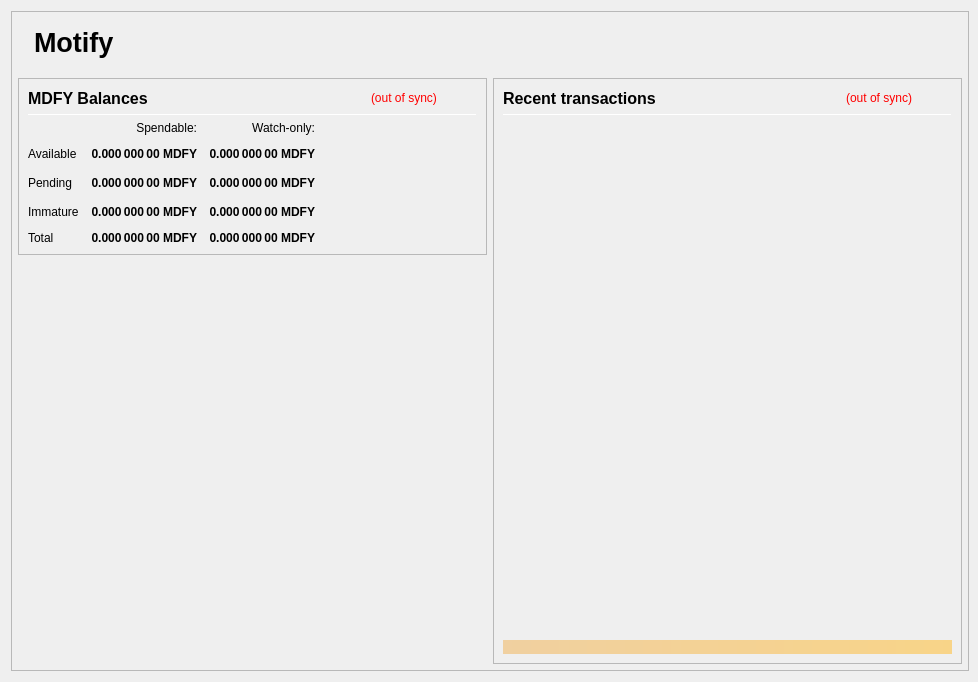
<?xml version="1.0" encoding="UTF-8"?>
<ui version="4.0">
 <class>OverviewPage</class>
 <widget class="QWidget" name="OverviewPage">
  <property name="geometry">
   <rect>
    <x>0</x>
    <y>0</y>
    <width>978</width>
    <height>682</height>
   </rect>
  </property>
  <property name="minimumSize">
   <size>
    <width>960</width>
    <height>682</height>
   </size>
  </property>
  <property name="font">
   <font>
    <weight>50</weight>
    <bold>false</bold>
   </font>
  </property>
  <property name="windowTitle">
   <string>Form</string>
  </property>
  <layout class="QVBoxLayout" name="topLayout" stretch="0">
   <property name="rightMargin">
    <number>9</number>
   </property>
   <item>
    <widget class="QFrame" name="frame_BG">
     <property name="minimumSize">
      <size>
       <width>850</width>
       <height>610</height>
      </size>
     </property>
     <property name="maximumSize">
      <size>
       <width>16777215</width>
       <height>16777215</height>
      </size>
     </property>
     <property name="frameShape">
      <enum>QFrame::StyledPanel</enum>
     </property>
     <property name="frameShadow">
      <enum>QFrame::Raised</enum>
     </property>
     <layout class="QVBoxLayout" name="verticalLayout_3" stretch="0">
      <property name="leftMargin">
       <number>0</number>
      </property>
      <property name="topMargin">
       <number>0</number>
      </property>
      <property name="rightMargin">
       <number>0</number>
      </property>
      <property name="bottomMargin">
       <number>6</number>
      </property>
      <item>
       <layout class="QVBoxLayout" name="verticalLayout_Master" stretch="0,1">
        <property name="leftMargin">
         <number>0</number>
        </property>
        <property name="topMargin">
         <number>0</number>
        </property>
        <property name="rightMargin">
         <number>0</number>
        </property>
        <property name="bottomMargin">
         <number>0</number>
        </property>
        <item>
         <widget class="QFrame" name="frame_Header">
          <layout class="QVBoxLayout" name="verticalLayout_Header" stretch="0">
           <property name="leftMargin">
            <number>0</number>
           </property>
           <property name="topMargin">
            <number>0</number>
           </property>
           <property name="rightMargin">
            <number>0</number>
           </property>
           <property name="bottomMargin">
            <number>0</number>
           </property>
           <item>
            <layout class="QHBoxLayout" name="horizontalLayout_Header" stretch="1,0">
             <property name="spacing">
              <number>6</number>
             </property>
             <item>
              <spacer name="horizontalSpacer_Header">
               <property name="orientation">
                <enum>Qt::Horizontal</enum>
               </property>
               <property name="sizeHint" stdset="0">
                <size>
                 <width>40</width>
                 <height>20</height>
                </size>
               </property>
              </spacer>
             </item>
			 <item>
           <widget class="QLabel" name="labelOverviewHeaderLeft">
            <property name="minimumSize">
             <size>
              <width>464</width>
              <height>60</height>
             </size>
            </property>
            <property name="maximumSize">
             <size>
              <width>16777215</width>
              <height>60</height>
             </size>
            </property>
            <property name="font">
             <font>
              <pointsize>20</pointsize>
              <weight>75</weight>
              <bold>true</bold>
             </font>
            </property>
            <property name="text">
             <string>Motify</string>
            </property>
            <property name="alignment">
             <set>Qt::AlignLeading|Qt::AlignLeft|Qt::AlignVCenter</set>
            </property>
           </widget>
          </item>
             <item>
              <widget class="QLabel" name="labelOverviewHeaderRight">
               <property name="minimumSize">
                <size>
                 <width>464</width>
                 <height>60</height>
                </size>
               </property>
               <property name="maximumSize">
                <size>
                 <width>16777215</width>
                 <height>60</height>
                </size>
               </property>
				<property name="font">
				 <font>
				  <pointsize>20</pointsize>
				  <weight>75</weight>
				  <bold>true</bold>
				 </font>
				</property>
				<property name="text">
				 <string></string>
				</property>
               <property name="alignment">
                <set>Qt::AlignRight|Qt::AlignTrailing|Qt::AlignVCenter</set>
               </property>
              </widget>
             </item>
            </layout>
           </item>
          </layout>
         </widget>
        </item>
        <item>
         <widget class="QFrame" name="frame_Content">
          <layout class="QVBoxLayout" name="verticalLayout_Content">
           <property name="leftMargin">
            <number>6</number>
           </property>
           <property name="topMargin">
            <number>0</number>
           </property>
           <property name="rightMargin">
            <number>6</number>
           </property>
           <property name="bottomMargin">
            <number>0</number>
           </property>
           <item>
            <layout class="QHBoxLayout" name="horizontalLayout_Content" stretch="1,1">
             <property name="spacing">
              <number>6</number>
             </property>
             <item>
              <layout class="QVBoxLayout" name="verticalLayout_left" stretch="0,0">
               <item>
                <widget class="QFrame" name="frameBalances">
                 <property name="frameShape">
                  <enum>QFrame::StyledPanel</enum>
                 </property>
                 <property name="frameShadow">
                  <enum>QFrame::Raised</enum>
                 </property>
                 <layout class="QVBoxLayout" name="verticalLayout_4">
                  <item>
                   <layout class="QHBoxLayout" name="hlBalancesHeader" stretch="2,0,0">
                    <property name="spacing">
                     <number>6</number>
                    </property>
                    <item>
                     <widget class="QLabel" name="labelBalances">
                      <property name="minimumSize">
                       <size>
                        <width>0</width>
                        <height>0</height>
                       </size>
                      </property>
                      <property name="font">
                       <font>
                        <pointsize>12</pointsize>
                        <weight>75</weight>
                        <bold>true</bold>
                       </font>
                      </property>
                      <property name="text">
                       <string>MDFY Balances</string>
                      </property>
                     </widget>
                    </item>
                    <item>
                     <widget class="QLabel" name="labelWalletStatus">
                      <property name="cursor">
                       <cursorShape>WhatsThisCursor</cursorShape>
                      </property>
                      <property name="toolTip">
                       <string>The displayed information may be out of date. Your wallet automatically synchronizes with the MDFY network after a connection is established, but this process has not completed yet.</string>
                      </property>
                      <property name="styleSheet">
                       <string notr="true">QLabel { color: red; }</string>
                      </property>
                      <property name="text">
                       <string notr="true">(out of sync)</string>
                      </property>
                      <property name="alignment">
                       <set>Qt::AlignLeading|Qt::AlignLeft|Qt::AlignVCenter</set>
                      </property>
                     </widget>
                    </item>
                    <item>
                     <spacer name="hsBalancesHeader">
                      <property name="orientation">
                       <enum>Qt::Horizontal</enum>
                      </property>
                      <property name="sizeHint" stdset="0">
                       <size>
                        <width>40</width>
                        <height>20</height>
                       </size>
                      </property>
                     </spacer>
                    </item>
                   </layout>
                  </item>
                  <item>
                   <widget class="Line" name="lineBalances">
                    <property name="minimumSize">
                     <size>
                      <width>0</width>
                      <height>1</height>
                     </size>
                    </property>
                    <property name="maximumSize">
                     <size>
                      <width>16777215</width>
                      <height>1</height>
                     </size>
                    </property>
                    <property name="orientation">
                     <enum>Qt::Horizontal</enum>
                    </property>
                   </widget>
                  </item>
                  <item>
                   <layout class="QGridLayout" name="gridLayout">
                    <property name="spacing">
                     <number>12</number>
                    </property>
                    <item row="2" column="2">
                     <widget class="QLabel" name="labelWatchPending">
                      <property name="font">
                       <font>
                        <weight>75</weight>
                        <bold>true</bold>
                       </font>
                      </property>
                      <property name="cursor">
                       <cursorShape>ArrowCursor</cursorShape>
                      </property>
                      <property name="toolTip">
                       <string>Unconfirmed transactions to watch-only addresses</string>
                      </property>
                      <property name="text">
                       <string notr="true">0.000 000 00 MDFY</string>
                      </property>
                      <property name="alignment">
                       <set>Qt::AlignRight|Qt::AlignTrailing|Qt::AlignVCenter</set>
                      </property>
                      <property name="textInteractionFlags">
                       <set>Qt::NoTextInteraction</set>
                      </property>
                     </widget>
                    </item>
                    <item row="2" column="1">
                     <widget class="QLabel" name="labelUnconfirmed">
                      <property name="font">
                       <font>
                        <weight>75</weight>
                        <bold>true</bold>
                       </font>
                      </property>
                      <property name="cursor">
                       <cursorShape>ArrowCursor</cursorShape>
                      </property>
                      <property name="toolTip">
                       <string>Total of transactions that have yet to be confirmed, and do not yet count toward the spendable balance</string>
                      </property>
                      <property name="text">
                       <string notr="true">0.000 000 00 MDFY</string>
                      </property>
                      <property name="alignment">
                       <set>Qt::AlignRight|Qt::AlignTrailing|Qt::AlignVCenter</set>
                      </property>
                      <property name="textInteractionFlags">
                       <set>Qt::NoTextInteraction</set>
                      </property>
                     </widget>
                    </item>
                    <item row="3" column="2">
                     <widget class="QLabel" name="labelWatchImmature">
                      <property name="font">
                       <font>
                        <weight>75</weight>
                        <bold>true</bold>
                       </font>
                      </property>
                      <property name="cursor">
                       <cursorShape>ArrowCursor</cursorShape>
                      </property>
                      <property name="toolTip">
                       <string>Staked or masternode rewards in watch-only addresses that has not yet matured</string>
                      </property>
                      <property name="text">
                       <string notr="true">0.000 000 00 MDFY</string>
                      </property>
                      <property name="alignment">
                       <set>Qt::AlignRight|Qt::AlignTrailing|Qt::AlignVCenter</set>
                      </property>
                      <property name="textInteractionFlags">
                       <set>Qt::NoTextInteraction</set>
                      </property>
                     </widget>
                    </item>
                    <item row="4" column="0">
                     <widget class="QLabel" name="labelTotalText">
                      <property name="text">
                       <string>Total</string>
                      </property>
                      <property name="textInteractionFlags">
                       <set>Qt::NoTextInteraction</set>
                      </property>
                     </widget>
                    </item>
                    <item row="3" column="1">
                     <widget class="QLabel" name="labelImmature">
                      <property name="font">
                       <font>
                        <weight>75</weight>
                        <bold>true</bold>
                       </font>
                      </property>
                      <property name="cursor">
                       <cursorShape>ArrowCursor</cursorShape>
                      </property>
                      <property name="toolTip">
                       <string>Staked or masternode rewards that has not yet matured</string>
                      </property>
                      <property name="text">
                       <string notr="true">0.000 000 00 MDFY</string>
                      </property>
                      <property name="alignment">
                       <set>Qt::AlignRight|Qt::AlignTrailing|Qt::AlignVCenter</set>
                      </property>
                      <property name="textInteractionFlags">
                       <set>Qt::NoTextInteraction</set>
                      </property>
                     </widget>
                    </item>
                    <item row="2" column="3">
                     <spacer name="hsBalances">
                      <property name="orientation">
                       <enum>Qt::Horizontal</enum>
                      </property>
                      <property name="sizeHint" stdset="0">
                       <size>
                        <width>40</width>
                        <height>20</height>
                       </size>
                      </property>
                     </spacer>
                    </item>
                    <item row="3" column="0">
                     <widget class="QLabel" name="labelImmatureText">
                      <property name="text">
                       <string>Immature</string>
                      </property>
                      <property name="textInteractionFlags">
                       <set>Qt::NoTextInteraction</set>
                      </property>
                     </widget>
                    </item>
                    <item row="4" column="1">
                     <widget class="QLabel" name="labelTotal">
                      <property name="font">
                       <font>
                        <weight>75</weight>
                        <bold>true</bold>
                       </font>
                      </property>
                      <property name="cursor">
                       <cursorShape>ArrowCursor</cursorShape>
                      </property>
                      <property name="toolTip">
                       <string>Your current total balance</string>
                      </property>
                      <property name="text">
                       <string notr="true">0.000 000 00 MDFY</string>
                      </property>
                      <property name="alignment">
                       <set>Qt::AlignRight|Qt::AlignTrailing|Qt::AlignVCenter</set>
                      </property>
                      <property name="textInteractionFlags">
                       <set>Qt::NoTextInteraction</set>
                      </property>
                     </widget>
                    </item>
                    <item row="4" column="2">
                     <widget class="QLabel" name="labelWatchTotal">
                      <property name="font">
                       <font>
                        <weight>75</weight>
                        <bold>true</bold>
                       </font>
                      </property>
                      <property name="cursor">
                       <cursorShape>ArrowCursor</cursorShape>
                      </property>
                      <property name="toolTip">
                       <string>Current total balance in watch-only addresses</string>
                      </property>
                      <property name="text">
                       <string notr="true">0.000 000 00 MDFY</string>
                      </property>
                      <property name="alignment">
                       <set>Qt::AlignRight|Qt::AlignTrailing|Qt::AlignVCenter</set>
                      </property>
                      <property name="textInteractionFlags">
                       <set>Qt::NoTextInteraction</set>
                      </property>
                     </widget>
                    </item>
                    <item row="0" column="2">
                     <widget class="QLabel" name="labelWatchonly">
                      <property name="text">
                       <string>Watch-only:</string>
                      </property>
                      <property name="alignment">
                       <set>Qt::AlignRight|Qt::AlignTrailing|Qt::AlignVCenter</set>
                      </property>
                     </widget>
                    </item>
                    <item row="1" column="0">
                     <widget class="QLabel" name="labelBalanceText">
                      <property name="text">
                       <string>Available</string>
                      </property>
                      <property name="textInteractionFlags">
                       <set>Qt::NoTextInteraction</set>
                      </property>
                     </widget>
                    </item>
                    <item row="1" column="1">
                     <widget class="QLabel" name="labelBalance">
                      <property name="font">
                       <font>
                        <weight>75</weight>
                        <bold>true</bold>
                       </font>
                      </property>
                      <property name="cursor">
                       <cursorShape>ArrowCursor</cursorShape>
                      </property>
                      <property name="toolTip">
                       <string>Your current spendable balance</string>
                      </property>
                      <property name="text">
                       <string notr="true">0.000 000 00 MDFY</string>
                      </property>
                      <property name="alignment">
                       <set>Qt::AlignRight|Qt::AlignTrailing|Qt::AlignVCenter</set>
                      </property>
                      <property name="textInteractionFlags">
                       <set>Qt::NoTextInteraction</set>
                      </property>
                     </widget>
                    </item>
                    <item row="1" column="2">
                     <widget class="QLabel" name="labelWatchAvailable">
                      <property name="font">
                       <font>
                        <weight>75</weight>
                        <bold>true</bold>
                       </font>
                      </property>
                      <property name="cursor">
                       <cursorShape>ArrowCursor</cursorShape>
                      </property>
                      <property name="toolTip">
                       <string>Your current balance in watch-only addresses</string>
                      </property>
                      <property name="text">
                       <string notr="true">0.000 000 00 MDFY</string>
                      </property>
                      <property name="alignment">
                       <set>Qt::AlignRight|Qt::AlignTrailing|Qt::AlignVCenter</set>
                      </property>
                      <property name="textInteractionFlags">
                       <set>Qt::NoTextInteraction</set>
                      </property>
                     </widget>
                    </item>
                    <item row="2" column="0">
                     <widget class="QLabel" name="labelPendingText">
                      <property name="text">
                       <string>Pending</string>
                      </property>
                      <property name="textInteractionFlags">
                       <set>Qt::NoTextInteraction</set>
                      </property>
                     </widget>
                    </item>
                    <item row="0" column="1">
                     <widget class="QLabel" name="labelSpendable">
                      <property name="text">
                       <string>Spendable:</string>
                      </property>
                      <property name="alignment">
                       <set>Qt::AlignRight|Qt::AlignTrailing|Qt::AlignVCenter</set>
                      </property>
                     </widget>
                    </item>
                   </layout>
                  </item>
                 </layout>
                </widget>
               </item>
               <item>
                <spacer name="verticalSpacer">
                 <property name="orientation">
                  <enum>Qt::Vertical</enum>
                 </property>
                 <property name="sizeHint" stdset="0">
                  <size>
                   <width>20</width>
                   <height>40</height>
                  </size>
                 </property>
                </spacer>
               </item>
              </layout>
             </item>
             <item>
              <layout class="QVBoxLayout" name="verticalLayout_right" stretch="1">
               <item>
                <widget class="QFrame" name="frame_RecentTransactions">
                 <property name="minimumSize">
                  <size>
                   <width>0</width>
                   <height>0</height>
                  </size>
                 </property>
                 <property name="frameShape">
                  <enum>QFrame::StyledPanel</enum>
                 </property>
                 <property name="frameShadow">
                  <enum>QFrame::Raised</enum>
                 </property>
                 <layout class="QVBoxLayout" name="verticalLayout_1" stretch="0,0,0,0,0">
                  <item>
                   <layout class="QHBoxLayout" name="horizontalLayout_2" stretch="2,0,0">
                    <property name="spacing">
                     <number>3</number>
                    </property>
                    <item>
                     <widget class="QLabel" name="label_4">
                      <property name="minimumSize">
                       <size>
                        <width>0</width>
                        <height>20</height>
                       </size>
                      </property>
                      <property name="font">
                       <font>
                        <pointsize>12</pointsize>
                        <weight>75</weight>
                        <bold>true</bold>
                       </font>
                      </property>
                      <property name="text">
                       <string>Recent transactions</string>
                      </property>
                     </widget>
                    </item>
                    <item>
                     <widget class="QLabel" name="labelTransactionsStatus">
                      <property name="cursor">
                       <cursorShape>WhatsThisCursor</cursorShape>
                      </property>
                      <property name="toolTip">
                       <string>The displayed information may be out of date. Your wallet automatically synchronizes with the MDFY network after a connection is established, but this process has not completed yet.</string>
                      </property>
                      <property name="styleSheet">
                       <string notr="true">QLabel { color: red; }</string>
                      </property>
                      <property name="text">
                       <string notr="true">(out of sync)</string>
                      </property>
                      <property name="alignment">
                       <set>Qt::AlignRight|Qt::AlignTrailing|Qt::AlignVCenter</set>
                      </property>
                     </widget>
                    </item>
                    <item>
                     <spacer name="horizontalSpacer">
                      <property name="orientation">
                       <enum>Qt::Horizontal</enum>
                      </property>
                      <property name="sizeHint" stdset="0">
                       <size>
                        <width>40</width>
                        <height>20</height>
                       </size>
                      </property>
                     </spacer>
                    </item>
                   </layout>
                  </item>
                  <item>
                   <widget class="Line" name="line">
                    <property name="minimumSize">
                     <size>
                      <width>0</width>
                      <height>1</height>
                     </size>
                    </property>
                    <property name="maximumSize">
                     <size>
                      <width>16777215</width>
                      <height>1</height>
                     </size>
                    </property>
                    <property name="orientation">
                     <enum>Qt::Horizontal</enum>
                    </property>
                   </widget>
                  </item>
                  <item>
                   <widget class="QListView" name="listTransactions">
                    <property name="minimumSize">
                     <size>
                      <width>0</width>
                      <height>0</height>
                     </size>
                    </property>
                    <property name="styleSheet">
                     <string notr="true">QListView { background: transparent; }</string>
                    </property>
                    <property name="frameShape">
                     <enum>QFrame::NoFrame</enum>
                    </property>
                    <property name="verticalScrollBarPolicy">
                     <enum>Qt::ScrollBarAlwaysOff</enum>
                    </property>
                    <property name="horizontalScrollBarPolicy">
                     <enum>Qt::ScrollBarAlwaysOff</enum>
                    </property>
                    <property name="selectionMode">
                     <enum>QAbstractItemView::NoSelection</enum>
                    </property>
                   </widget>
                  </item>
                  <item>
                   <spacer name="verticalSpacer_2">
                    <property name="orientation">
                     <enum>Qt::Vertical</enum>
                    </property>
                    <property name="sizeType">
                     <enum>QSizePolicy::Expanding</enum>
                    </property>
                    <property name="sizeHint" stdset="0">
                     <size>
                      <width>20</width>
                      <height>40</height>
                     </size>
                    </property>
                   </spacer>
                  </item>
                  <item>
                   <widget class="QLabel" name="labelAlerts">
                    <property name="maximumSize">
                     <size>
                      <width>16777215</width>
                      <height>16777215</height>
                     </size>
                    </property>
                    <property name="styleSheet">
                     <string notr="true">background-color: qlineargradient(x1: 0, y1: 0, x2: 1, y2: 0, stop:0 #F0D0A0, stop:1 #F8D488); color:#000000;</string>
                    </property>
                    <property name="text">
                     <string/>
                    </property>
                    <property name="wordWrap">
                     <bool>true</bool>
                    </property>
                    <property name="margin">
                     <number>3</number>
                    </property>
                   </widget>
                  </item>
                 </layout>
                </widget>
               </item>
              </layout>
             </item>
            </layout>
           </item>
          </layout>
         </widget>
        </item>
       </layout>
      </item>
     </layout>
    </widget>
   </item>
  </layout>
 </widget>
 <resources/>
 <connections/>
</ui>
